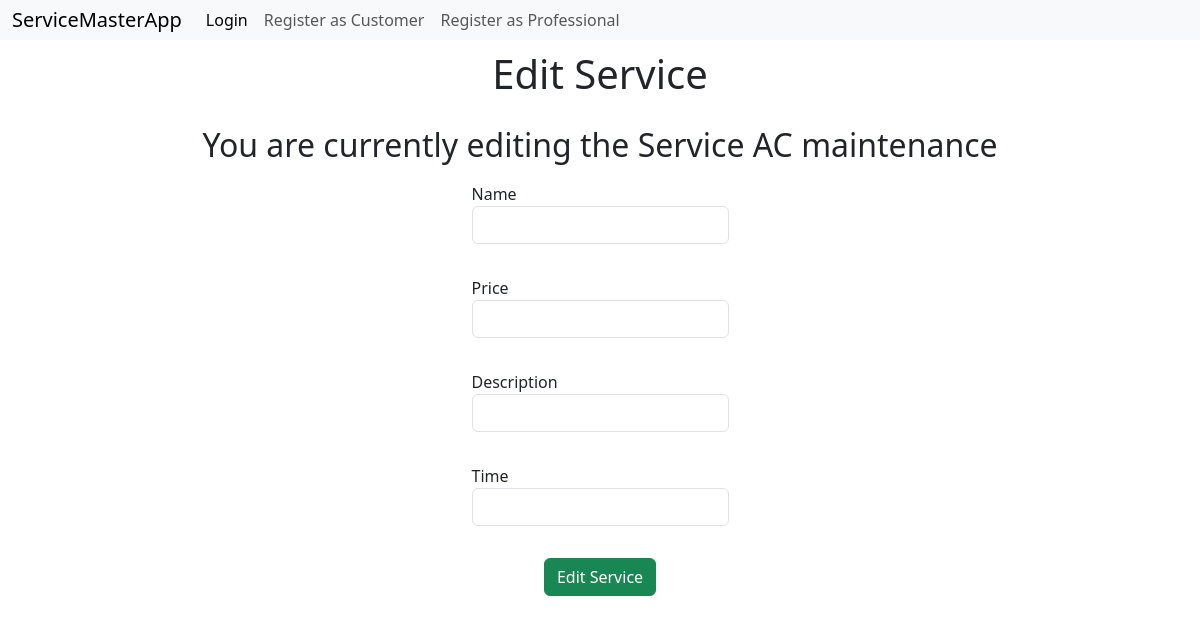
Page /services/1/edit (signed in) on the earlier database version.
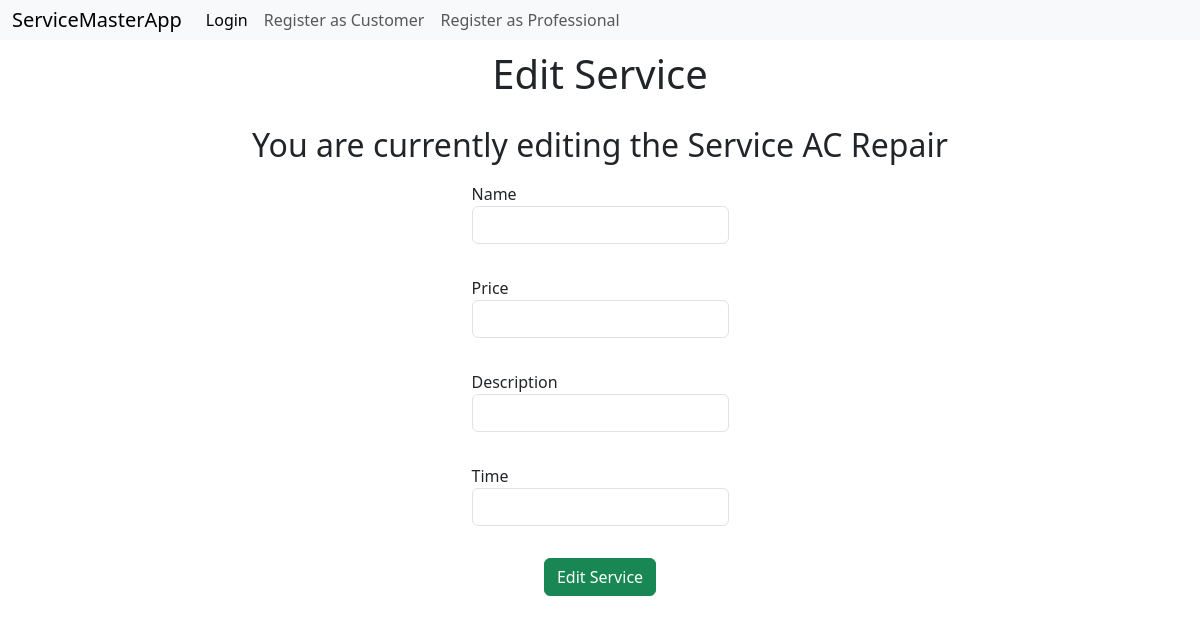
Same page on the later database version.
### models.py (models this page shows, shortened)
class Service(db.Model):
    __tablename__='service'
    id=db.Column(db.Integer,primary_key=True)
    name=db.Column(db.String(32),nullable=False)
    price=db.Column(db.Integer, nullable=False)
    description=db.Column(db.String(512), nullable=False)
    time=db.Column(db.Integer,nullable=False)
    professionals=db.relationship('Professional', backref='service', lazy=True)

### routes.py (the view)
@app.route('/services/<int:service_id>/edit')
@admin_required
def edit_service(service_id):
    return render_template('services/editservice.html', service=Service.query.get(service_id))

### routes.py (called while the page is built)
def admin_required(func):
    @wraps(func)
    def inner(*args, **kwargs):
        if 'user_id' not in session:
            flash('Please Login')
            return redirect(url_for('login'))
        user=Customer.query.get(session['user_id'])
        if not user.is_admin:
            flash('Unauthorized Access')
            return redirect(url_for('cprofile'))
        return func(*args, **kwargs)
    return inner

### templates/services/editservice.html (shortened to what this page needs)
{% extends 'layout.html' %}
{% block content %}
    <h1>Edit Service</h1>
    <h2>You are currently editing the Service {{service.name}}</h2>
    <form  method="post" class="form">
    <label for="servicename" class="form-label">Name
    <input type="text" name="servicename" id="servicename" class="form-control" required>
    </label>
    <br>
    <label for="serviceprice" class="form-label">Price
    <input type="text" name="serviceprice" id="serviceprice" class="form-control" required>
    </label>
    <br>
    <label for="servicedescription" class="form-label">Description
    <input type="text" name="servicedescription" id="servicedescription" class="form-control" required>
    </label>
    <br>
    <label for="servicetime" class="form-label">Time
    <input type="text" name="servicetime" id="servicetime" class="form-control" required>
    </label>
    <br>
    <input type="submit" value="Edit Service" class="btn btn-success">
    </form>
{% endblock %}

### templates/layout.html (shortened to what this page needs)
<!DOCTYPE html>
<html lang="en">
<head>
    <link href="https://cdn.jsdelivr.net/npm/bootstrap@5.3.3/dist/css/bootstrap.min.css" rel="stylesheet">
    <link rel="stylesheet" href="https://cdnjs.cloudflare.com/ajax/libs/font-awesome/6.6.0/css/all.min.css">
</head>
<body>
    {% include 'navbar.html' %}
    <div class="container">
        {% block content %}
        {% endblock %}
    </div>
</body>
</html>

### templates/navbar.html (shortened to what this page needs)
<nav class="navbar navbar-expand-lg bg-body-tertiary">
    <div class="container-fluid">
      <a class="navbar-brand" href="/">ServiceMasterApp</a>
      <div class="collapse navbar-collapse" id="navbarNav">
        <ul class="navbar-nav">
          {% if user and user.is_admin%}
          <li class="nav-item">
            <a class="nav-link" href="{{url_for('logout')}}">Logout</a>
          </li>
          {% else %}
          <li class="nav-item">
            <a class="nav-link active" aria-current="page" href="{{url_for('login')}}">Login</a>
          </li>
          <li class="nav-item">
            <a class="nav-link" href="{{url_for('cregister')}}">Register as Customer</a>
          </li>
          <li class="nav-item">
            <a class="nav-link" href="{{url_for('pregister')}}">Register as Professional</a>
          </li>
          {% endif %}
        </ul>
      </div>
    </div>
  </nav>

### templates/services/editservice.html (style rules this page uses)
h1,h2 { text-align: center; padding: 10px; }
form { display: flex; align-items: center; flex-direction: column; }

### templates/navbar.html (style rules this page uses)
.navbar { width: 100%; padding: 0px; }

Differences in the rows shown:
changed Service: name "AC maintenance" → "AC Repair"
